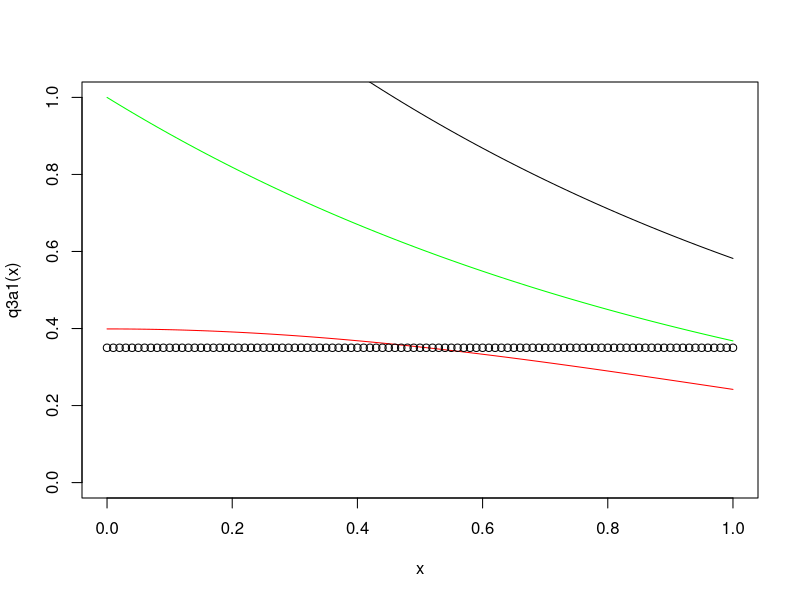

This figure's R source:
## ---- chunk 1
set.seed(904971914)
q1a<-function(n){
 u<-runif(n)
 y<-2*exp(-2*u)
 gx<-mean(y)
 gx
}



n <- 1000
MC1 <- numeric(n)
for(i in 1:n){
  MC1[i] <- q1a(10000)
  
}

## ---- chunk 2
q1b<-function(n){
 u<-runif(n/2)
 v<-1-u
 u<-c(v,u)
 y<-2*exp(-2*u)
 gx<- mean(y)
 gx
  
}

MC2 <- numeric(n)
for(i in 1:n){
MC2[i] <- q1b(10000)
}
## ---- chunk 3

q1c1<-function(x){
  exp(-2*x)
}
q1c2<-function(x){
    2*exp(-2*x)
}
integrate(q1c2,0,1)


q1c<-function(){
u <- runif(10000)
B <- q1c1(u)
A <- q1c2(u)
cor(A, B)
a <- -cov(A, B) / var(B)



T1 <- q1c2(u) 
T2 <- T1 + a * (q1c1(u) - 0.4323324)
c(mean(T1),mean(T2),var(T1),var(T2),((var(T1)-var(T2))/var(T1)))
}



MC3<- q1c()




## ---- chunk 4
q1d<-function(){
num_rep<-10000
num_strata<-10
num_batch<-10
rep_strata<-num_rep/num_strata
theta_b <-c()
for(i in 1:num_batch){
  theta<-c()
  for(j in 1:num_strata){
    x<-runif(min=(j-1)/num_strata,max=j/num_strata,n=rep_strata)
    y<-2*exp(-2*x)
    theta<-c(theta,mean(y))
    
  }
  theta_b<-c(theta_b,theta)
}
mean(theta_b)
}


MC4 <- numeric(n)
for(i in 1:n){
  MC4[i] <- q1d()
  
}



## ---- chunk 5
#theoretical
integrate(q1c1,0,1)


#original
mean(MC1)
var(MC1)

# antithetic variate
print("antithetical")
mean(MC2)
var(MC2)
((var(MC1)-var(MC2))/var(MC1))
#control variate 
print("control variate")
MC3

#Stratified sampling
print("stratified sampling")
mean(MC4)
var(MC4)
((var(MC1)-var(MC4))/var(MC1))
## ---- chunk 6
q3a1<-function(x){
  exp(-0.5*(x^2))/(sqrt(2*3.14159))
  
}

q3a2<-function(x){
   x-x+0.35
  
}

q3a3<-function(x){
  exp(-x)
  
}

q3a4<-function(x){
 
    exp(-x)/(1-exp(-1))
}



{
curve(q3a1,ylim=c(0,1),col="red")
curve(q3a2,add=T,type="b")
curve(q3a3,add=T,type="l",col="green")
curve(q3a4,add=T)
}
## ---- chunk 7
g <- function(x,c){
exp(-0.5*(x^2))/(sqrt(2*3.14159)) * (x > c)
}


q3b<-function(c){
is2 <- replicate(1000, expr = {
2
u <- runif(10000)
x <- -log(u)
phi <- exp(-x)
mean(g(x,c) / phi)
})
is2
}

## ---- chunk 8

1-pnorm(0.5)
q3c1<-q3b(0.5)
mean(q3c1)


1-pnorm(1)
q3c2<-q3b(1)
mean(q3c2)

1-pnorm(2)
q3c3<-q3b(2)
mean(q3c3)


1-pnorm(3)
q3c4<-q3b(3)
mean(q3c4)


## ---- chunk 9
E1<-function(){
  n <- 10000
  X <- rexp(n, rate = 2)
  W <-exp((-X^2)*sqrt(X))*(sin(X)^2)/exp(-2*X)
  sum(W*(X^2))/sum(W)

  
  
}


E2<-function(){
  n <- 10000
  X <- rgamma(n,shape=0.5,scale=2)
  W<-exp((-X^2)*sqrt(X))*(sin(X)^2) / ((X^(-0.5) * exp(-0.5*X)))
  sum(W*(X^2))/sum(W)
  
}


E3<-function(){
  n <- 10000
  X <- rcauchy(n,location =0, scale = 2)
  X<- X[X>0]
  W<-exp((-X^2)*sqrt(X))*(sin(X)^2) / (  ((2*pi)^(-1))*((1+(X^2)/4)^(-1)) )
  sum(W*(X^2))/sum(W)
  
  
}

## ---- chunk 10
set.seed(904971914)
E1()
E2()
E3()
q4b<-function(x){
  return(exp((-x^2)*sqrt(x))*(sin(x)^2))
}
a<-integrate(q4b,lower= 0,upper=Inf)$value

q4b2<-function(x){
  return (x^2 * q4b(x)/a)
}

integrate(q4b2,0,Inf)

## ---- chunk 11
v1<-c()
v2<-c()
v3<-c()
for (i in 1:1000){
  v1<-c(v1,E1())
  v2<-c(v2,E2())
  v3<-c(v3,E3())
  
}

var(v1)
var(v2)
var(v3)

## ---- chunk 12

q4d <-rexp(10000,rate=2)
q<-function(x){
  exp((-x^2)*sqrt(x))*(sin(x)^2)
}
integrate(q,0,Inf)

mean(q(q4d)/dexp(q4d,rate=2))



